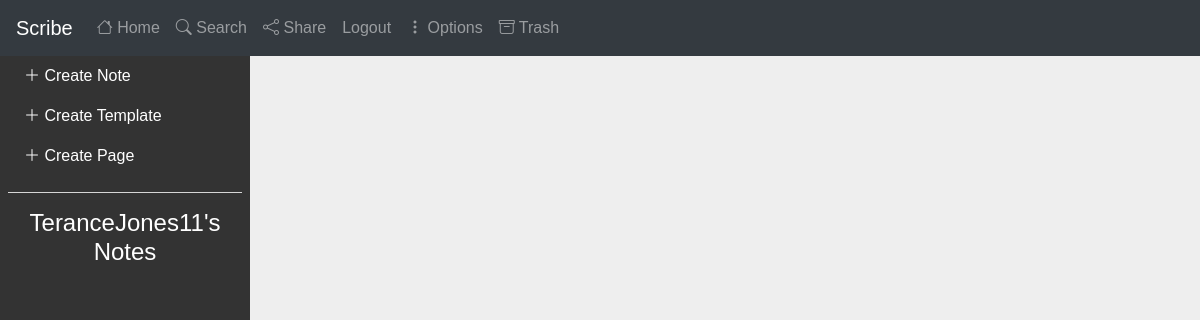
The page /home (signed in) on the database as committed earlier.
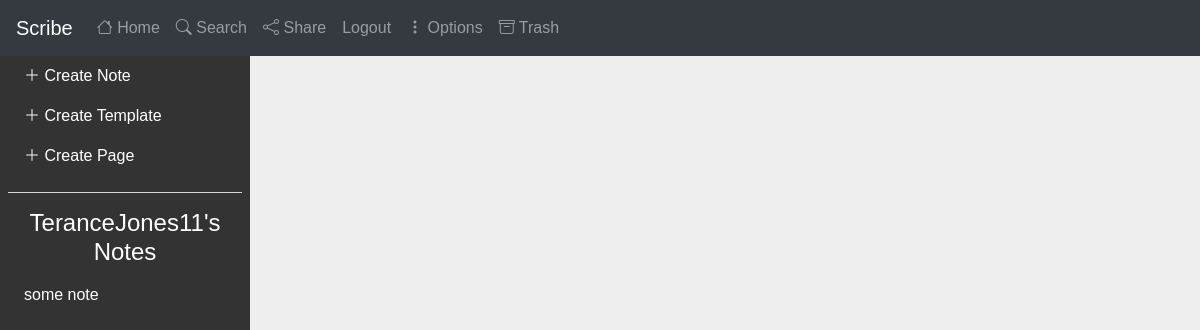
The same page on the database as committed later.
### app/models.py (models this page shows, shortened)
class User(UserMixin, db.Model):
    id = db.Column(db.Integer, primary_key=True)
    username = db.Column(db.String(32), nullable=False)
    password = db.Column(db.String(32), nullable=False)
    email = db.Column(db.String(100), nullable=False)
    notes = db.relationship('Note', backref="author")
    templates = db.relationship('Template', backref = "author")

class Note(db.Model):
    id = db.Column(db.Integer, primary_key=True)
    title = db.Column(db.String(32), nullable=False)
    body = db.Column(db.String(1000), nullable=False)
    timestamp = db.Column(db.DateTime, index=True, default=datetime.utcnow)
    user_id = db.Column(db.Integer, db.ForeignKey('user.id'))
    trashed = db.Column(db.Boolean, default=False)

### app/routes.py (the view)
@myapp_obj.route("/home")
@login_required # users that are not authenticated cannot access this link
def main_page():
    user = current_user
    name = user.username
    notes = Note.query.filter(Note.user_id == user.id, Note.trashed == False).all()
    return render_template('home.html', name=name, notes=notes)

### app/models.py (called while the page is built)
@login.user_loader
def load_user(id):
    return User.query.get(int(id))

### app/templates/home.html (shortened to what this page needs)
<html>
    <head>
        <link rel="stylesheet" href="https://cdn.jsdelivr.net/npm/bootstrap@4.0.0/dist/css/bootstrap.min.css"
>
        <link rel="stylesheet" href="https://cdn.jsdelivr.net/npm/bootstrap-icons@1.11.1/font/bootstrap-icons.css">
        <link rel="stylesheet" href="../static/css/home.css">
    </head>
    <body>
      <div class="container-fluid no-padding">
            <nav class="navbar navbar-expand-lg navbar-dark bg-dark">
              <span class="navbar-brand mb-0 h1">Scribe</span>
              <div class="collapse navbar-collapse" id="navbar">
                <div class="navbar-nav">
                  <a class="nav-item nav-link" href="/home"><i class="bi bi-house"></i> Home</a>
                  <a class="nav-item nav-link" href="{{ url_for('search') }}"> <i class="bi bi-search"></i> Search</a>
                  <a class="nav-item nav-link" href="#"> <i class="bi bi-share"></i> Share</a>
                  <a class="nav-item nav-link" href="{{ url_for('logout') }}">Logout</a>
                  <a class="nav-item nav-link" href="#"> <i class="bi bi-three-dots-vertical"></i> Options</a>
                  <a class="nav-item nav-link" href="{{ url_for('trash') }}"> <i class="bi bi-archive"></i> Trash</a>
                </div>
              </div>
            </nav>
      </div>
      <div class="main-container d-flex">
        <div class="sidebar" id="side_nav">
            <ul class="list-unstyled px-2">
              <li class=""><a href="{{url_for('create_note')}}"  class="text-decoration-none px-3 py-2 d-block">
                  <i class="bi bi-plus-lg"></i> Create Note</a></li>
              <li class=""><a href="{{url_for('create_template')}}" class="text-decoration-none px-3 py-2 d-block">
                <i class="bi bi-plus-lg"></i> Create Template</a></li>
              <li class=""><a href="{{url_for('create_page')}}" class="text-decoration-none px-3 py-2 d-block">
                  <i class="bi bi-plus-lg"></i> Create Page</a></li>
            </ul>
            <hr class="h-color mx-2">
            <h4>
              <span class="text-white"> {{ name }}'s Notes</span>
            </h4>
            <ul class="list-unstyled px-2">
                {% for note in notes %}
                <li class="">
                  <a href="{{ url_for('view_note', note_id=note.id) }}" class="text-decoration-none px-3 py-2 d-block">
                    {{ note.title }} </a>
                </li>
                {% endfor %}
            </ul>
        </div>
          <div class="content">
            <div class="dashboard-content px-3 pt-4">
            </div>
          </div>
      </div>
    </body>
</html>

### app/static/css/home.css (style rules this page uses)
.no-padding { padding: 0; }
h4 { text-align: center; }
body { background: #eee; font-family:sans-serif; }
#side_nav { background: #333; min-width: 250px; max-width: 250px; transition: all 0.3s; }
.content { min-height: 100vh; width: 100%; }
hr.h-color { background: #eee; }
.sidebar li a { color: #fff; }

Rows that differ between the two databases and show on the page:
added Note: title "some note"
